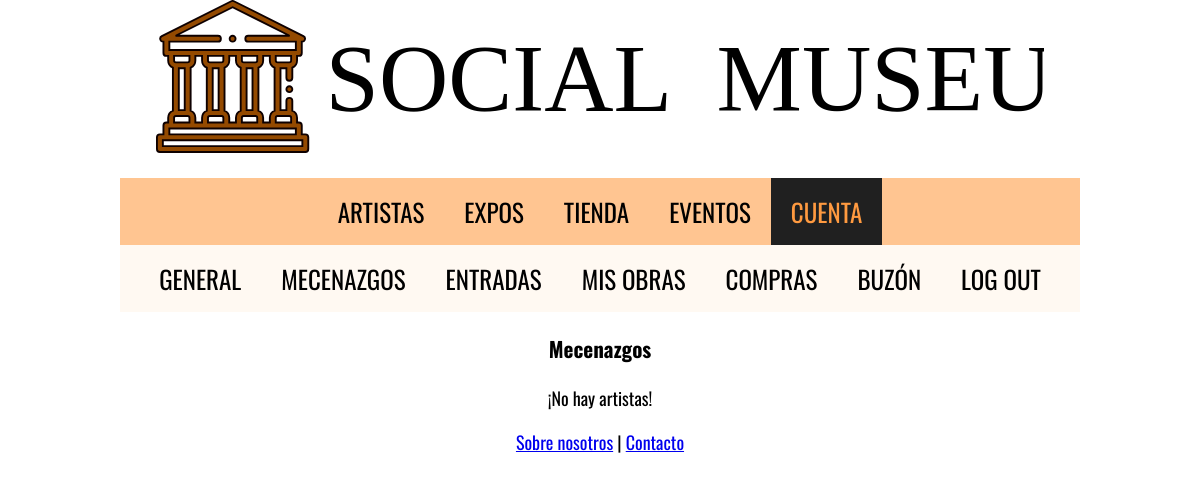
The page /mecenazgos.php (signed in) on the database as committed earlier.
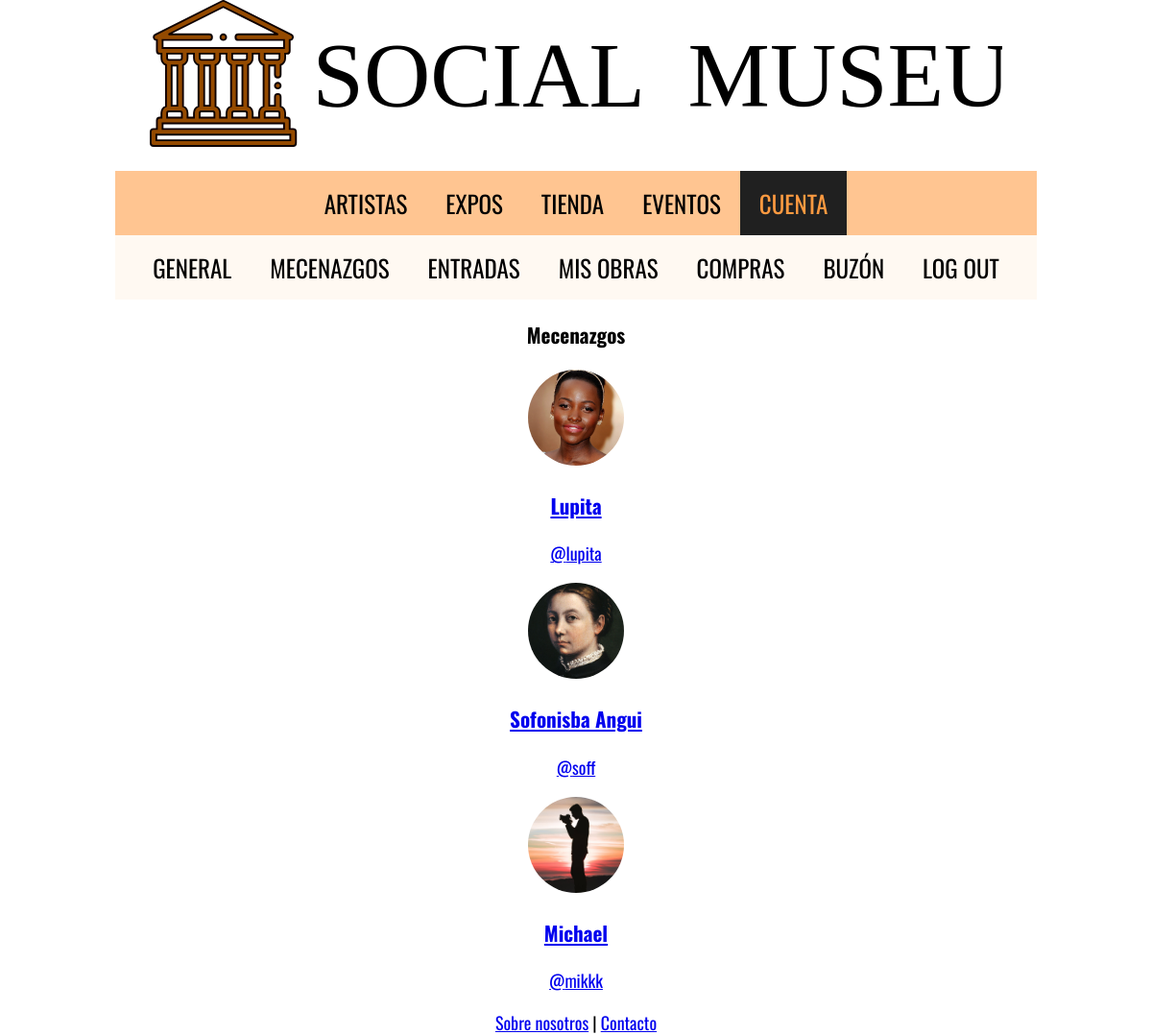
The same page on the database as committed later.
### tables this page shows
CREATE TABLE `usuarios` (
  `id` int(11) NOT NULL,
  `nick` varchar(40) NOT NULL,
  `nombre` varchar(15) NOT NULL,
  `password` varchar(255) NOT NULL,
  `rol` varchar(10) NOT NULL,
  `premium` tinyint(1) NOT NULL DEFAULT 0,
  `avatar` tinyint(1) NOT NULL DEFAULT 0
);

### includes/Usuario.php (called while the page is built, shortened)
<?php
class Usuario
{
	private $id;
    private $nombre;
	 private function __construct($nick, $nombre, $password, $rol, $premium)
    {
        $this->nombre = $nombre;
    }
	public function id(){return $this->id;}
	public function nombre(){return $this->nombre;}
	public static function buscaUsuario($nick)
    {
        $app = Aplicacion::getInstance();
        $conn = $app->conexionBd();
        $query = sprintf("SELECT * FROM Usuarios U WHERE U.nick = '%s'", $conn->real_escape_string($nick));
        $rs = $conn->query($query);
        $result = false;
        if ($rs) {
            if ( $rs->num_rows == 1) {
                $fila = $rs->fetch_assoc();
                $user = new Usuario($fila['nick'], $fila['nombre'], $fila['password'], $fila['rol'], $fila['premium']);
                $user->avatar = $fila['avatar'];
				$user->id = $fila['id'];
                $result = $user;
            }
        } else {
            echo "Error al consultar en la BD: (" . $conn->errno . ") " . utf8_encode($conn->error);
            exit();
        }
        return $result;
    }
	public static function misArtistas($user){
		$query = sprintf("SELECT nick FROM usuarios, mecenas WHERE mecenas.id_usuario=%d AND mecenas.id_artista=usuarios.id",$user->id());
        $artistas = self:: consulta($query);
		return $artistas;
	}
	private static function consulta($query){
		$app = Aplicacion::getInstance();
        $conn = $app->conexionBd();
        $rs = $conn->prepare($query);
        $rs->execute();
		return $rs->get_result();
	}
}

### includes/MostradorArtistas.php (the view, shortened to what this page needs)
<?php
class MostradorArtistas{
	public function muestraArtista($nick){
		$artista = Usuario::buscaUsuario($nick);
		$path = "img/avatares/".$artista->id().".jpg";
        $nombre = $artista->nombre();
        $html = "";
        $html .= <<<EOF
            <img id="avatar" src=$path>
            <h3>$nombre</h3>
            <p>@$nick </p>
            EOF;
        return $html;
	}
	public function muestraMisArtistas($user){
		$artistas = Usuario::misArtistas($user);
        $filas = $artistas->num_rows;
        $html = "";
        if($filas == 0){
            $html = <<<EOF
                <p> ¡No hay artistas! </p>
            EOF;
        }
        else{
            foreach($artistas as $artista){
                $nick = $artista['nick'] ?? null;
                $artista = self::muestraArtista($nick);
                $html .= <<<EOF
                <a href="perfilArtista.php?artist=$nick">$artista</a>
             EOF;
                }
            }
            return $html;
	}
}
?>

Rows that differ between the two databases and show on the page:
now on this page (row unchanged): usuarios: shows a picture, nombre "Lupita", nick "lupita"
now on this page (row unchanged): usuarios: shows a picture, nombre "Sofonisba Angui", nick "soff"
now on this page (row edited): usuarios: shows a picture, nombre "Michael", nick "mikkk"
Other text that changed with them:
text no longer shown: "¡No hay artistas!"
